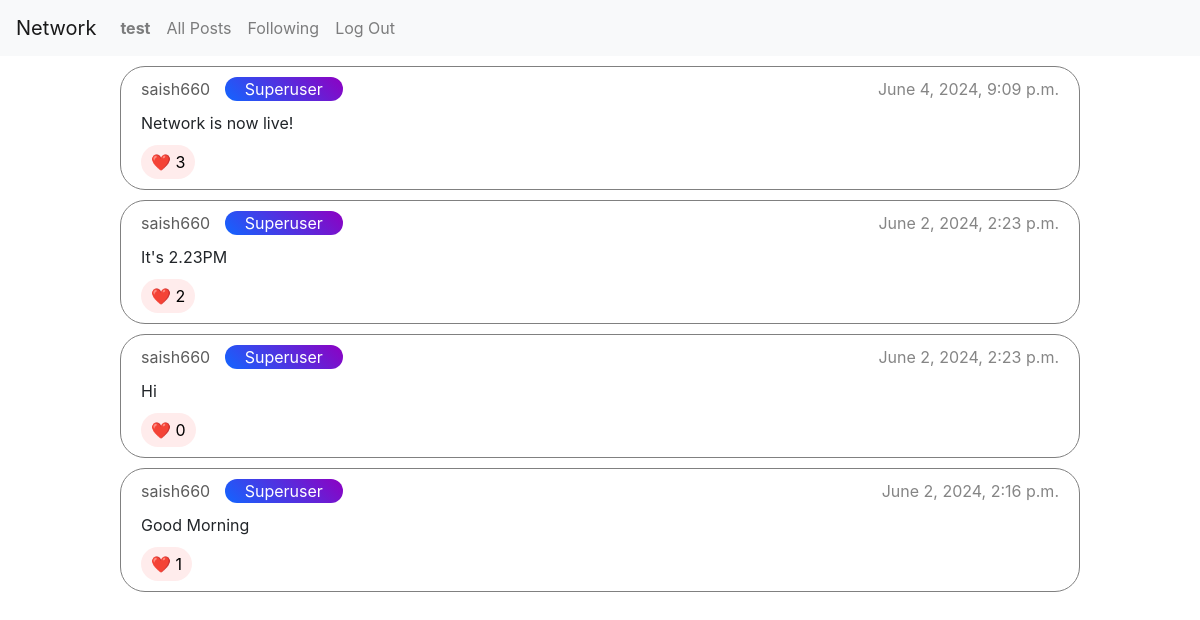
Page /following (signed in) on the committed database.
### network/models.py (models this page shows)
class User(AbstractUser):
    followers = models.ManyToManyField('self', symmetrical=False, blank=True, related_name="following")

class Post(models.Model):
    message = models.CharField(max_length=128)
    user = models.ForeignKey(User, on_delete=models.CASCADE, related_name="posts")
    timestamp = models.DateTimeField()
    likes = models.ManyToManyField(User, blank=True, related_name="liked_posts")

### network/views.py (the view)
# urls.py: path("following", views.following_posts, name="following_posts"),
@login_required
def following_posts(request):
    following_list = request.user.following.all()
    posts = Post.objects.filter(user__in = following_list).order_by("-timestamp")
    return render(request, "network/following.html", {
        "page": paginate(request, posts)
    })

### network/views.py (called while the page is built)
def paginate(request, posts):
    try:
        page_num = int(request.GET.get('page_num'))
    except:
        page_num = 1
    pages = Paginator(posts, 10)
    if page_num > pages.num_pages:
        return HttpResponse("404 Page Not Found", status=404)
    return pages.page(page_num)

### network/templates/network/following.html (shortened to what this page needs)
{% extends 'network/layout.html' %}
{% block body %}
    {% for post in page %}
        <div class="post-card" data-id="{{ post.id }}">
            <div class="post-details">
                <div class="user-details-div">
                    <a class="username" href="{% url 'profile' post.user.username %}">{{ post.user.username }}</a>
                    {% if post.user.is_superuser %}
                        <span class="post-user-tag">Superuser</span>
                    {% endif %}
                </div>
                <div>
                    <span class="timestamp">{{ post.timestamp }}</span>
                </div>
            </div>
            <div class="post-message">{{ post.message }}</div>
            <div>
                <button class="like-button">❤️ <span class="like-count">{{ post.likes.all.count }}</span></button>
            </div>
        </div>
    {% empty %}
        <p>No posts yet</p>
    {% endfor %}
{% endblock %}

### network/templates/network/layout.html (shortened to what this page needs)
{% load static %}
<!DOCTYPE html>
<html lang="en">
    <head>
        <link rel="stylesheet" href="https://stackpath.bootstrapcdn.com/bootstrap/4.4.1/css/bootstrap.min.css">
        <link href="{% static 'network/styles.css' %}" rel="stylesheet">
    </head>
    <body>
        <nav class="navbar navbar-expand-lg navbar-light bg-light">
            <a class="navbar-brand" href="{% url 'index' %}">Network</a>
            <div>
              <ul class="navbar-nav mr-auto">
                {% if user.is_authenticated %}
                    <li class="nav-item">
                        <a class="nav-link" href="{% url 'profile' request.user.username %}"><strong>{{ user.username }}</strong></a>
                    </li>
                {% endif %}
                <li class="nav-item">
                  <a class="nav-link" href="{% url 'all_posts' %}">All Posts</a>
                </li>
                {% if user.is_authenticated %}
                    <li class="nav-item">
                        <a class="nav-link" href="{% url 'following_posts' %}">Following</a>
                    </li>
                    <li class="nav-item">
                        <a class="nav-link" href="{% url 'logout' %}">Log Out</a>
                    </li>
                {% endif %}
              </ul>
            </div>
          </nav>
        <div class="body">
            {% block body %}
            {% endblock %}
        </div>
    </body>
</html>

### network/static/network/styles.css (style rules this page uses)
* { margin: 0; padding: 0; box-sizing: border-box; }
body { font-size: 16px; }
.post-card { border: 1px solid grey; border-radius: 25px; width: 80%; margin: 10px auto; padding: 10px 20px; display: flex; flex-direction: column; }
.post-card .post-details { color: rgb(133, 133, 133); }
.post-card .username { color: rgb(92, 92, 92); margin: 0 10px 0 0; }
.post-user-tag { background: linear-gradient(45deg, rgb(18, 101, 255), rgb(142, 0, 194)); color: white; padding: 2px 20px; border-radius: 20px; }
.user-details-div { float: left; }
.post-card .timestamp { float: right; }
.post-message { margin: 10px 0; }
.like-button { display: inline-block; border: none; background: rgb(255, 236, 236); padding: 5px 10px; border-radius: 25px; }

### rows in the picture
User: username "test"
Post: user.username "saish660", shows "Superuser", timestamp "June 4, 2024, 9:09 p.m.", message "Network is now live!", likes.all.count "3"
Post: user.username "saish660", shows "Superuser", timestamp "June 2, 2024, 2:23 p.m.", message "It's 2.23PM", likes.all.count "2"
Post: user.username "saish660", shows "Superuser", timestamp "June 2, 2024, 2:23 p.m.", message "Hi", likes.all.count "0"
Post: user.username "saish660", shows "Superuser", timestamp "June 2, 2024, 2:16 p.m.", message "Good Morning", likes.all.count "1"
